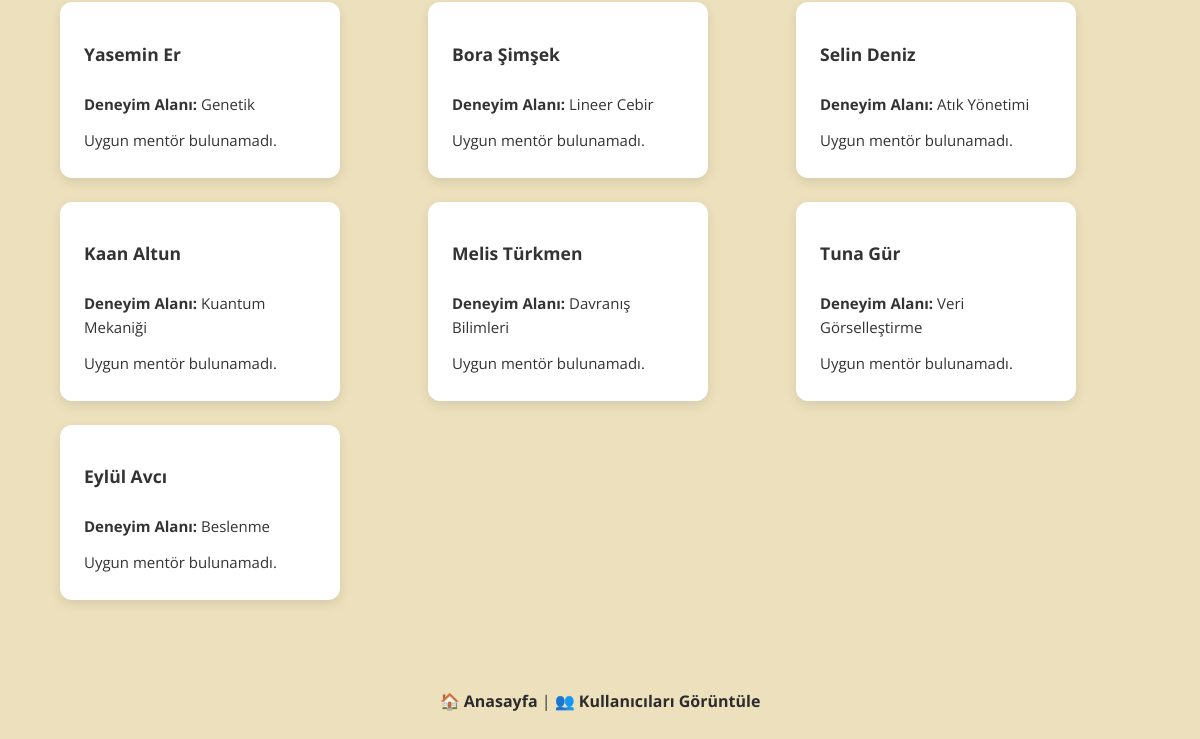
The page /match-users (lower part) on the database as committed earlier.
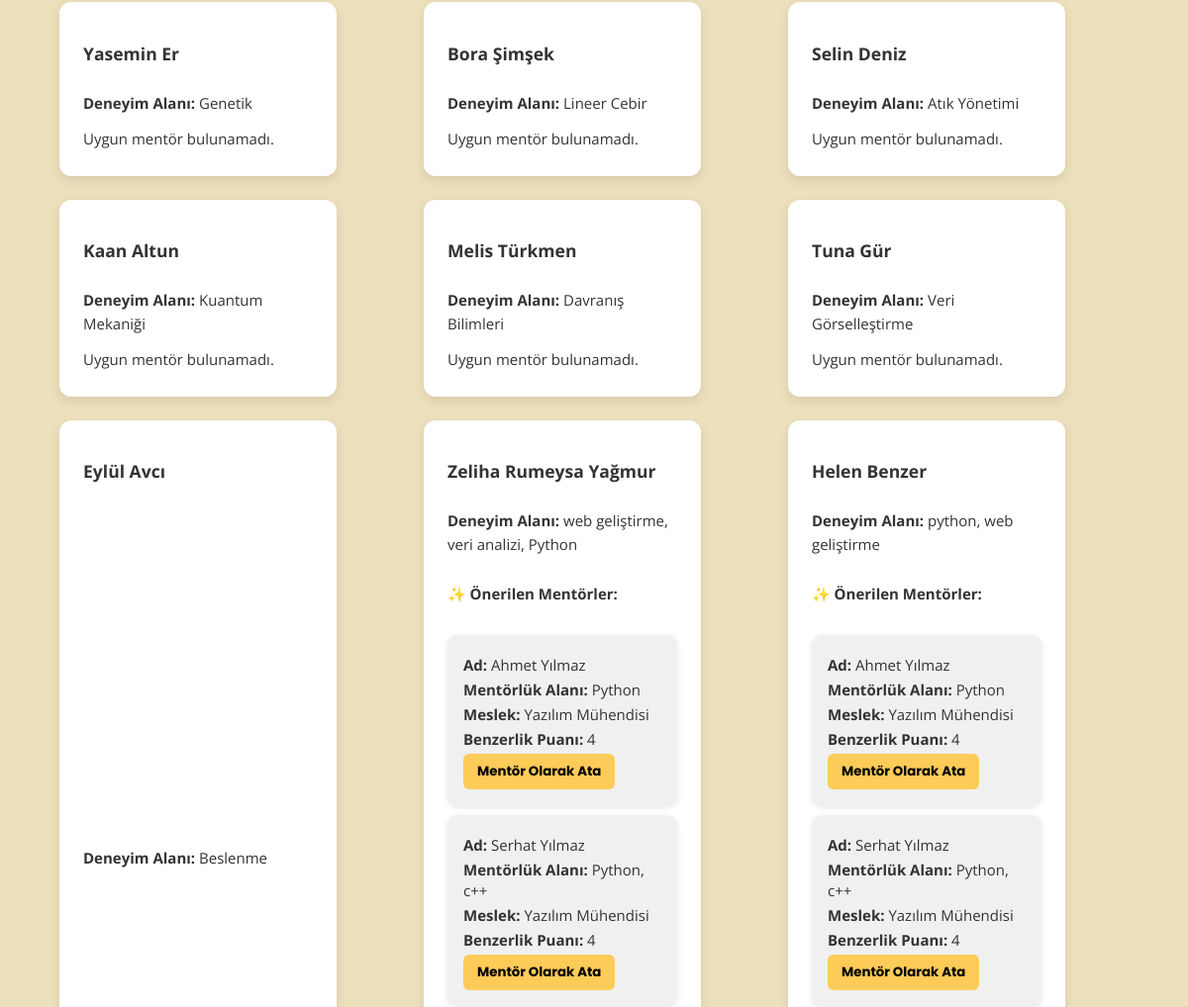
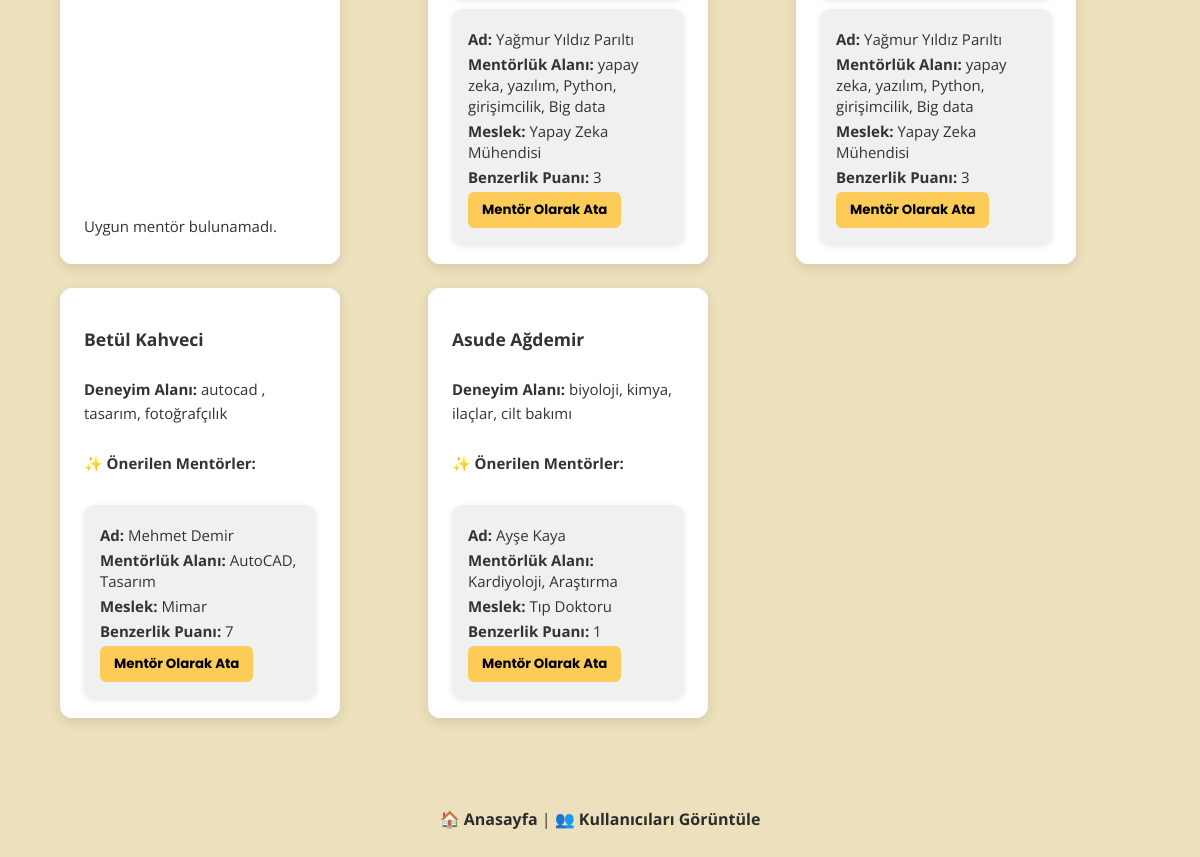
The same page on the database as committed later (2 pictures, top to bottom).
### tables this page shows
CREATE TABLE users (
        id INTEGER PRIMARY KEY AUTOINCREMENT,
        first_name TEXT NOT NULL,
        last_name TEXT NOT NULL,
        email TEXT UNIQUE NOT NULL,
        occupation TEXT NOT NULL,
        skills TEXT NOT NULL,
        role TEXT CHECK(role IN ('mentor', 'mentee')) NOT NULL,
        selectedMentId INTEGER REFERENCES users(id) ON DELETE SET NULL
    );

### routes.py (the view)
@app.route("/match-users", methods=["GET"])
def match_users():
    conn = get_db_connection()
    conn.row_factory = sqlite3.Row
    cursor = conn.cursor()
    cursor.execute("SELECT * FROM users WHERE role='mentor'")
    mentors = cursor.fetchall()
    cursor.execute("SELECT * FROM users WHERE role='mentee'")
    mentees = cursor.fetchall()
    expertise_score = 3
    profession_score = 1
    match_results = []
    for mentee in mentees:
        mentee_interests = set(map(str.strip, mentee['skills'].lower().split(',')))
        mentor_scores = []
        for mentor in mentors:
            score = 0
            mentor_skills = set(map(str.strip, mentor['skills'].lower().split(',')))
            mentor_profession_topics = set(map(str.lower, PROFESSION_TOPICS.get(mentor['occupation'], [])))
            for interest in mentee_interests:
                if interest in mentor_skills:
                    score += expertise_score
            if mentee_interests & mentor_profession_topics:
                score += profession_score
            if score > 0:
                mentor_scores.append({
                    'mentor': mentor,
                    'score': score
                })
        mentor_scores.sort(key=lambda x: x['score'], reverse=True)
        top_matches = mentor_scores[:3]
        selected_mentor = None
        if mentee['selectedMentId']:
            selected_mentor = next((m for m in mentors if m['id'] == mentee['selectedMentId']), None)
        match_results.append({
            'mentee': mentee,
            'mentors': top_matches,
            'selectedMentId': mentee['selectedMentId'],
            'selected_mentor': selected_mentor
        })
    conn.close()
    return render_template("match_results.html", matches=match_results)

### database.py (called while the page is built)
def get_db_connection():
    conn = sqlite3.connect('mentorship.db', check_same_thread=False, timeout=10)
    conn.row_factory = sqlite3.Row
    conn.execute("PRAGMA busy_timeout = 5000")
    return conn

### templates/match_results.html (shortened to what this page needs)
<!DOCTYPE html>
<html lang="tr">
<head>
    <link rel="stylesheet" href="/static/style.css" />
</head>
<body>
    <div class="hero-section">
        {% if matches %}
        <div class="match-grid">
            {% for match in matches %}
            <div class="user-card">
                <h3>{{ match.mentee.first_name }} {{ match.mentee.last_name }}</h3>
                <p><strong>Deneyim Alanı:</strong> {{ match.mentee.skills }}</p>
                {% if match.selected_mentor %}
                    <h4>🎯 Seçilen Mentör:</h4>
                    <div class="mentor-card">
                        <p><strong>Ad:</strong> {{ match.selected_mentor['first_name'] }} {{ match.selected_mentor['last_name'] }}</p>
                        <p><strong>Mentörlük Alanı:</strong> {{ match.selected_mentor['skills'] }}</p>
                        <p><strong>Mentörlük Mesleği:</strong> {{ match.selected_mentor['occupation'] }}</p>
                    </div>
                    <button onclick="removeMentor({{ match.mentee.id }})">Mentörü Kaldır</button>
                {% elif match.mentors %}
                    <h4>✨ Önerilen Mentörler:</h4>
                    {% for mentor_match in match.mentors %}
                    <div class="mentor-card">
                        <p><strong>Ad:</strong> {{ mentor_match.mentor['first_name'] }} {{ mentor_match.mentor['last_name'] }}</p>
                        <p><strong>Mentörlük Alanı:</strong> {{ mentor_match.mentor['skills'] }}</p>
                        <p><strong>Meslek:</strong> {{ mentor_match.mentor['occupation'] }}</p>
                        <p><strong>Benzerlik Puanı:</strong> {{ mentor_match.score }}</p>
                        <button onclick="assignMentor({{ match.mentee.id }}, {{ mentor_match.mentor['id'] }})">Mentör Olarak Ata</button>
                    </div>
                    {% endfor %}
                {% else %}
                    <p>Uygun mentör bulunamadı.</p>
                {% endif %}
            </div>
            {% endfor %}
        </div>
        {% else %}
        <p style="text-align: center;">Henüz eşleşme bulunmamaktadır.</p>
        {% endif %}
        <p style="text-align: center; margin-top: 30px;">
            <a href="/" class="page-link">🏠 Anasayfa</a> |
            <a href="/list-users" class="page-link">👥 Kullanıcıları Görüntüle</a>
        </p>
    </div>
</body>
</html>

### static/style.css (style rules this page uses)
body { font-family: 'Open Sans', sans-serif; margin: 0; padding: 0; background-color: #EDE0BC; color: #333; }
.hero-section { padding: 20px; text-align: center; }
p a, .page-link { display: inline-block; text-align: center; margin-top: 20px; font-weight: bold; color: #2c2c2c; text-decoration: none; }
.user-card { background-color: #fff; border-radius: 12px; padding: 20px 24px; box-shadow: 0 4px 12px rgba(0,0,0,0.1); width: 280px; font-size: 15px; font-family: 'Open Sans', sans-serif; line-height: 1.6; display: flex; flex-direction: column; justify-content: space-between; min-height: 160px; box-sizing: border-box; text-align: left; }
.user-card button { background-color: #FDCB58; border: none; padding: 8px 14px; border-radius: 6px; font-weight: bold; cursor: pointer; font-family: 'Poppins', sans-serif; transition: 0.3s; }
.mentor-card { background-color: #f0f0f0; padding: 16px; margin-top: 10px; border-radius: 10px; box-shadow: 0 2px 6px rgba(0, 0, 0, 0.1); text-align: left; font-family: 'Open Sans', sans-serif; }
.mentor-card p { margin: 4px 0; line-height: 1.4; }
.match-grid { display: grid; grid-template-columns: repeat(auto-fit, minmax(300px, 1fr)); gap: 24px; padding: 40px; justify-content: center; }

Rows that differ between the two databases and show on the page:
added users: mentee.first_name "Zeliha Rumeysa", mentee.last_name "Yağmur", mentee.skills "web geliştirme, veri analizi, Python"
now on this page (row unchanged): users: mentor.first_name "Ahmet" "Ahmet", mentor.last_name "Yılmaz" "Yılmaz", mentor.skills "Python" "Python", mentor.occupation "Yazılım Mühendisi" "Yazılım Mühendisi"
now on this page (row unchanged): users: mentor.first_name "Serhat" "Serhat", mentor.last_name "Yılmaz" "Yılmaz", mentor.skills "Python, c++" "Python, c++", mentor.occupation "Yazılım Mühendisi" "Yazılım Mühendisi"
added users: mentor.first_name "Yağmur" "Yağmur", mentor.last_name "Yıldız Parıltı" "Yıldız Parıltı", mentor.skills "yapay zeka, yazılım, Python, girişimcilik, Big data" "yapay zeka, yazılım, Python, girişimcilik, Big data", mentor.occupation "Yapay Zeka Mühendisi" "Yapay Zeka Mühendisi"
added users: mentee.first_name "Helen", mentee.last_name "Benzer", mentee.skills "python, web geliştirme"
added users: mentee.first_name "Betül", mentee.last_name "Kahveci", mentee.skills "autocad , tasarım, fotoğrafçılık"
now on this page (row unchanged): users: mentor.first_name "Mehmet", mentor.last_name "Demir", mentor.skills "AutoCAD, Tasarım", mentor.occupation "Mimar"
added users: mentee.first_name "Asude", mentee.last_name "Ağdemir", mentee.skills "biyoloji, kimya, ilaçlar, cilt bakımı"
now on this page (row unchanged): users: mentor.first_name "Ayşe", mentor.last_name "Kaya", mentor.skills "Kardiyoloji, Araştırma", mentor.occupation "Tıp Doktoru"
Other text that changed with them:
new list line: "Deneyim Alanı: ✨ Önerilen Mentörler: Ad: Mentörlük Alanı: Meslek: Benzerlik Puanı: 4 Mentör Olarak Ata Ad: Mentörlük Alanı: Meslek: Benzerlik Puanı: 4 Mentör Olarak Ata Ad: Mentörlük Alanı: Meslek: Benzerlik Puanı: 3 Mentör Olarak Ata"
new list line: "Deneyim Alanı: ✨ Önerilen Mentörler: Ad: Mentörlük Alanı: Meslek: Benzerlik Puanı: 7 Mentör Olarak Ata"
new list line: "Deneyim Alanı: ✨ Önerilen Mentörler: Ad: Mentörlük Alanı: Meslek: Benzerlik Puanı: 1 Mentör Olarak Ata"
